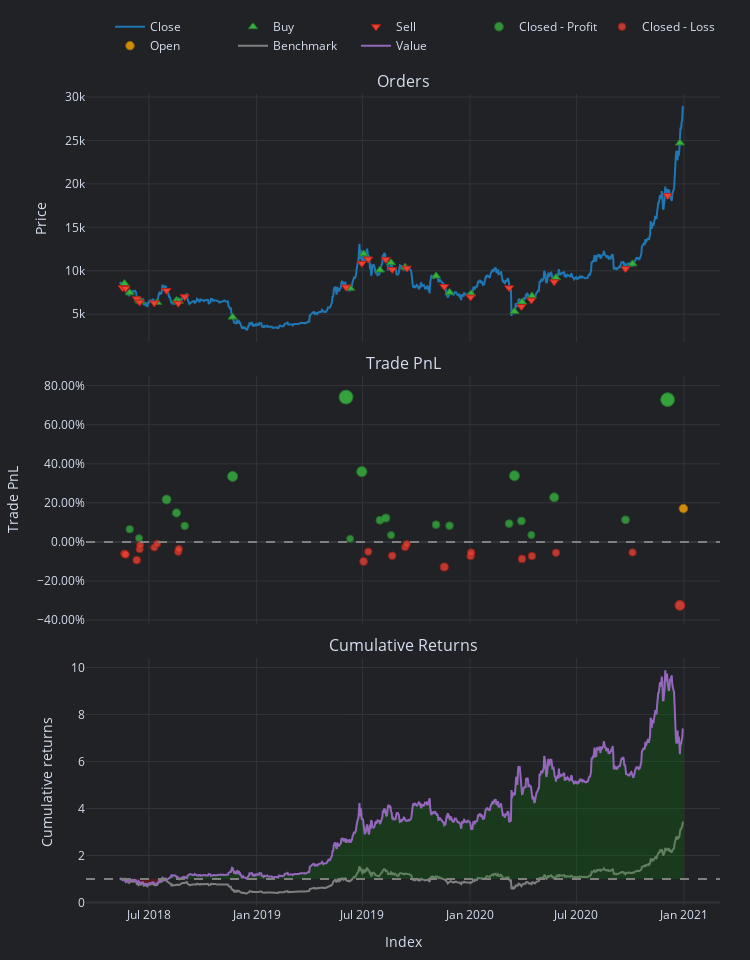

Here is the notebook cell this chart was saved with:
### Markdown cell above
Check out how the regime changed from pre 2021 and post 2021

### Code cell
pf['2018':'2020'].plot().show()

### Figure 1 — Plotly figure (JSON) as saved in the notebook; plotly's stock layout.template omitted (floating-point values rounded to 4 significant figures; data arrays with more than 128 entries replaced by an {"elided": "..."} marker saying what was removed)
{"data": [{"legendgroup": "0", "line": {"color": "#1f77b4"}, "mode": "lines", "name": "Close", "showlegend": true, "type": "scatter", "uid": "c7a83f95-f27e-4b86-a5f0-05ab065d8c27", "x": {"elided": "965 str values"}, "xaxis": "x", "y": {"elided": "965 float values"}, "yaxis": "y"}, {"customdata": {"elided": "22x9 mixed values"}, "hovertemplate": "<br>Order Id: %{customdata[0]}\n<br>Signal Index: %{customdata[1]}\n<br>Creation Index: %{customdata[2]}\n<br>Fill Index: %{customdata[3]}\n<br>Size: %{customdata[4]:,}\n<br>Price: %{customdata[5]:,}\n<br>Fees: %{customdata[6]:,}\n<br>Type: %{customdata[7]}\n<br>Stop Type: %{customdata[8]}", "marker": {"color": "#37B13F", "line": {"color": "rgb(38,123,44)", "width": 1}, "size": 8, "symbol": "triangle-up"}, "mode": "markers", "name": "Buy", "type": "scatter", "uid": "d8f3abe1-422e-43b0-bec8-f341e317a102", "x": ["2018-05-20T00:00:00+00:00", "2018-05-29T00:00:00+00:00", "2018-06-14T00:00:00+00:00", "2018-06-16T00:00:00+00:00", "2018-07-15T00:00:00+00:00", "2018-08-17T00:00:00+00:00", "2018-08-21T00:00:00+00:00", "2018-11-21T00:00:00+00:00", "2019-06-10T00:00:00+00:00", "2019-07-03T00:00:00+00:00", "2019-07-31T00:00:00+00:00", "2019-08-19T00:00:00+00:00", "2019-09-12T00:00:00+00:00", "2019-11-04T00:00:00+00:00", "2019-11-27T00:00:00+00:00", "2020-01-03T00:00:00+00:00", "2020-03-17T00:00:00+00:00", "2020-03-30T00:00:00+00:00", "2020-04-16T00:00:00+00:00", "2020-05-27T00:00:00+00:00", "2020-10-05T00:00:00+00:00", "2020-12-25T00:00:00+00:00"], "xaxis": "x", "y": [8527.0, 7461.0, 6636.0, 6484.0, 6353.0, 6584.0, 6480, 4661.0, 7983.0, 11940, 10080.0, 10920.0, 10420.0, 9393.0, 7509.0, 7345.0, 5313.0, 6394.0, 7102.0, 9204.0, 10790.0, 24710.0], "yaxis": "y"}, {"customdata": {"elided": "22x9 mixed values"}, "hovertemplate": "<br>Order Id: %{customdata[0]}\n<br>Signal Index: %{customdata[1]}\n<br>Creation Index: %{customdata[2]}\n<br>Fill Index: %{customdata[3]}\n<br>Size: %{customdata[4]:,}\n<br>Price: %{customdata[5]:,}\n<br>Fees: %{customdata[6]:,}\n<br>Type: %{customdata[7]}\n<br>Stop Type: %{customdata[8]}", "marker": {"color": "#EA4335", "line": {"color": "rgb(181,31,18)", "width": 1}, "size": 8, "symbol": "triangle-down"}, "mode": "markers", "name": "Sell", "type": "scatter", "uid": "9b8fdfea-bce2-4268-a4bb-09fabe1619a9", "x": ["2018-05-17T00:00:00+00:00", "2018-05-22T00:00:00+00:00", "2018-06-10T00:00:00+00:00", "2018-06-15T00:00:00+00:00", "2018-07-10T00:00:00+00:00", "2018-07-31T00:00:00+00:00", "2018-08-20T00:00:00+00:00", "2018-08-31T00:00:00+00:00", "2019-06-03T00:00:00+00:00", "2019-06-30T00:00:00+00:00", "2019-07-11T00:00:00+00:00", "2019-08-10T00:00:00+00:00", "2019-08-21T00:00:00+00:00", "2019-09-15T00:00:00+00:00", "2019-11-18T00:00:00+00:00", "2020-01-02T00:00:00+00:00", "2020-03-08T00:00:00+00:00", "2020-03-29T00:00:00+00:00", "2020-04-15T00:00:00+00:00", "2020-05-24T00:00:00+00:00", "2020-09-23T00:00:00+00:00", "2020-12-04T00:00:00+00:00"], "xaxis": "x", "y": [8041.0, 7977.0, 6765.0, 6389.0, 6297.0, 7731.0, 6255.0, 7011.0, 8116.0, 10850.0, 11340.0, 11310.0, 10140.0, 10300.0, 8187.0, 6966.0, 8033.0, 5881.0, 6621.0, 8720.0, 10240.0, 18650.0], "yaxis": "y"}, {"customdata": [["2", "2", "2018-05-29 00:00:00+00:00", 5.684, 0.06466], ["4", "4", "2018-06-14 00:00:00+00:00", 1.618, 0.01907], ["9", "9", "2018-07-31 00:00:00+00:00", 17.12, 0.2169], ["10", "10", "2018-08-17 00:00:00+00:00", 14.24, 0.1483], ["13", "13", "2018-08-31 00:00:00+00:00", 8.28, 0.08198], ["14", "14", "2018-11-21 00:00:00+00:00", 36.63, 0.3352], ["15", "15", "2019-06-03 00:00:00+00:00", 108.2, 0.7412], ["16", "16", "2019-06-10 00:00:00+00:00", 4.166, 0.0164], ["17", "17", "2019-06-30 00:00:00+00:00", 92.89, 0.3597], ["20", "20", "2019-07-31 00:00:00+00:00", 33.41, 0.1113], ["21", "21", "2019-08-10 00:00:00+00:00", 40.67, 0.1219], ["22", "22", "2019-08-19 00:00:00+00:00", 13.03, 0.03482], ["26", "26", "2019-11-04 00:00:00+00:00", 30.55, 0.0882], ["28", "28", "2019-11-27 00:00:00+00:00", 27.24, 0.08289], ["31", "31", "2020-03-08 00:00:00+00:00", 29.25, 0.09372], ["32", "32", "2020-03-17 00:00:00+00:00", 115.6, 0.3387], ["33", "33", "2020-03-29 00:00:00+00:00", 48.92, 0.1071], ["35", "35", "2020-04-15 00:00:00+00:00", 16.38, 0.03548], ["37", "37", "2020-05-24 00:00:00+00:00", 101.1, 0.2279], ["39", "39", "2020-09-23 00:00:00+00:00", 57.96, 0.1127], ["41", "41", "2020-12-04 00:00:00+00:00", 394.3, 0.7281]], "hovertemplate": "<br>Exit Trade Id: %{customdata[0]}\n<br>Position Id: %{customdata[1]}\n<br>Exit Index: %{customdata[2]}\n<br>PnL: %{customdata[3]:,}\n<br>Return: %{customdata[4]:,%}", "marker": {"color": "#37B13F", "line": {"color": "rgb(38,123,44)", "width": 1}, "opacity": [0.7614, 0.7521, 0.7926, 0.7786, 0.765, 0.8168, 0.9, 0.7515, 0.8219, 0.771, 0.7731, 0.7553, 0.7662, 0.7652, 0.7674, 0.8175, 0.7701, 0.7554, 0.7949, 0.7713, 0.8973], "size": [7.533, 7.097, 8.988, 8.332, 7.698, 10.12, 14, 7.072, 10.35, 7.979, 8.08, 7.248, 7.758, 7.707, 7.811, 10.15, 7.938, 7.254, 9.093, 7.992, 13.88], "symbol": "circle"}, "mode": "markers", "name": "Closed - Profit", "type": "scatter", "uid": "e3b9fdb4-b6a2-4c49-a841-52e0891f8034", "x": ["2018-05-29T00:00:00+00:00", "2018-06-14T00:00:00+00:00", "2018-07-31T00:00:00+00:00", "2018-08-17T00:00:00+00:00", "2018-08-31T00:00:00+00:00", "2018-11-21T00:00:00+00:00", "2019-06-03T00:00:00+00:00", "2019-06-10T00:00:00+00:00", "2019-06-30T00:00:00+00:00", "2019-07-31T00:00:00+00:00", "2019-08-10T00:00:00+00:00", "2019-08-19T00:00:00+00:00", "2019-11-04T00:00:00+00:00", "2019-11-27T00:00:00+00:00", "2020-03-08T00:00:00+00:00", "2020-03-17T00:00:00+00:00", "2020-03-29T00:00:00+00:00", "2020-04-15T00:00:00+00:00", "2020-05-24T00:00:00+00:00", "2020-09-23T00:00:00+00:00", "2020-12-04T00:00:00+00:00"], "xaxis": "x2", "y": [0.06466, 0.01907, 0.2169, 0.1483, 0.08198, 0.3352, 0.7412, 0.0164, 0.3597, 0.1113, 0.1219, 0.03482, 0.0882, 0.08289, 0.09372, 0.3387, 0.1071, 0.03548, 0.2279, 0.1127, 0.7281], "yaxis": "y2"}, {"customdata": [["0", "0", "2018-05-20 00:00:00+00:00", -6.038, -0.06038], ["1", "1", "2018-05-22 00:00:00+00:00", -6.059, -0.06449], ["3", "3", "2018-06-10 00:00:00+00:00", -8.734, -0.09332], ["5", "5", "2018-06-15 00:00:00+00:00", -3.22, -0.03723], ["6", "6", "2018-06-16 00:00:00+00:00", -1.239, -0.01488], ["7", "7", "2018-07-10 00:00:00+00:00", -2.366, -0.02885], ["8", "8", "2018-07-15 00:00:00+00:00", -0.7096, -0.008909], ["11", "11", "2018-08-20 00:00:00+00:00", -5.522, -0.05006], ["12", "12", "2018-08-21 00:00:00+00:00", -3.772, -0.036], ["18", "18", "2019-07-03 00:00:00+00:00", -35.13, -0.1], ["19", "19", "2019-07-11 00:00:00+00:00", -15.8, -0.05001], ["23", "23", "2019-08-21 00:00:00+00:00", -27.43, -0.07081], ["24", "24", "2019-09-12 00:00:00+00:00", -9.667, -0.02686], ["25", "25", "2019-09-15 00:00:00+00:00", -3.8, -0.01085], ["27", "27", "2019-11-18 00:00:00+00:00", -48.41, -0.1284], ["29", "29", "2020-01-02 00:00:00+00:00", -25.72, -0.07229], ["30", "30", "2020-01-03 00:00:00+00:00", -17.97, -0.05445], ["34", "34", "2020-03-30 00:00:00+00:00", -44.12, -0.08722], ["36", "36", "2020-04-16 00:00:00+00:00", -34.71, -0.0726], ["38", "38", "2020-05-27 00:00:00+00:00", -30.2, -0.05547], ["40", "40", "2020-10-05 00:00:00+00:00", -30.77, -0.05378], ["42", "42", "2020-12-25 00:00:00+00:00", -304.1, -0.325]], "hovertemplate": "<br>Exit Trade Id: %{customdata[0]}\n<br>Position Id: %{customdata[1]}\n<br>Exit Index: %{customdata[2]}\n<br>PnL: %{customdata[3]:,}\n<br>Return: %{customdata[4]:,%}", "marker": {"color": "#EA4335", "line": {"color": "rgb(181,31,18)", "width": 1}, "opacity": [0.7605, 0.7614, 0.7673, 0.7558, 0.7512, 0.7541, 0.75, 0.7584, 0.7555, 0.7687, 0.7584, 0.7627, 0.7537, 0.7504, 0.7745, 0.763, 0.7593, 0.766, 0.763, 0.7595, 0.7592, 0.8148], "size": [7.492, 7.531, 7.807, 7.271, 7.057, 7.191, 7, 7.393, 7.259, 7.871, 7.393, 7.592, 7.172, 7.019, 8.142, 7.606, 7.435, 7.749, 7.609, 7.445, 7.429, 10.02], "symbol": "circle"}, "mode": "markers", "name": "Closed - Loss", "type": "scatter", "uid": "b17c09a5-b44b-491b-b7bd-8a6defd8405c", "x": ["2018-05-20T00:00:00+00:00", "2018-05-22T00:00:00+00:00", "2018-06-10T00:00:00+00:00", "2018-06-15T00:00:00+00:00", "2018-06-16T00:00:00+00:00", "2018-07-10T00:00:00+00:00", "2018-07-15T00:00:00+00:00", "2018-08-20T00:00:00+00:00", "2018-08-21T00:00:00+00:00", "2019-07-03T00:00:00+00:00", "2019-07-11T00:00:00+00:00", "2019-08-21T00:00:00+00:00", "2019-09-12T00:00:00+00:00", "2019-09-15T00:00:00+00:00", "2019-11-18T00:00:00+00:00", "2020-01-02T00:00:00+00:00", "2020-01-03T00:00:00+00:00", "2020-03-30T00:00:00+00:00", "2020-04-16T00:00:00+00:00", "2020-05-27T00:00:00+00:00", "2020-10-05T00:00:00+00:00", "2020-12-25T00:00:00+00:00"], "xaxis": "x2", "y": [-0.06038, -0.06449, -0.09332, -0.03723, -0.01488, -0.02885, -0.008909, -0.05006, -0.036, -0.1, -0.05001, -0.07081, -0.02686, -0.01085, -0.1284, -0.07229, -0.05445, -0.08722, -0.0726, -0.05547, -0.05378, -0.325], "yaxis": "y2"}, {"customdata": [["43", "43", "2020-12-31 00:00:00+00:00", 107.6, 0.1704]], "hovertemplate": "<br>Exit Trade Id: %{customdata[0]}\n<br>Position Id: %{customdata[1]}\n<br>Exit Index: %{customdata[2]}\n<br>PnL: %{customdata[3]:,}\n<br>Return: %{customdata[4]:,%}", "marker": {"color": "#FFAA00", "line": {"color": "rgb(178,118,0)", "width": 1}, "opacity": [0.7831], "size": [8.544], "symbol": "circle"}, "mode": "markers", "name": "Open", "type": "scatter", "uid": "72dff389-13c9-42f1-bd58-6798f7ad09b0", "x": ["2020-12-31T00:00:00+00:00"], "xaxis": "x2", "y": [0.1704], "yaxis": "y2"}, {"legendgroup": "1", "line": {"color": "#7f7f7f"}, "mode": "lines", "name": "Benchmark", "showlegend": true, "type": "scatter", "uid": "fc947816-7e92-4afe-a0b8-003172e68ab5", "x": {"elided": "965 str values"}, "xaxis": "x3", "y": {"elided": "965 float values"}, "yaxis": "y3"}, {"hoverinfo": "skip", "line": {"color": "rgba(0, 0, 0, 0)", "width": 0}, "mode": "lines", "opacity": 0, "showlegend": false, "type": "scatter", "uid": "3a751d5e-35f5-4e6d-bdfb-8f205b40e627", "x": {"elided": "965 str values"}, "xaxis": "x3", "y": {"elided": "965 int values"}, "yaxis": "y3"}, {"connectgaps": false, "fill": "tonexty", "fillcolor": "rgba(0, 128, 0, 0.25)", "hoverinfo": "skip", "line": {"color": "rgba(0, 0, 0, 0)", "width": 0}, "mode": "lines", "opacity": 0, "showlegend": false, "type": "scatter", "uid": "76710d7d-f498-4dd3-a52f-b44ea09525b0", "x": {"elided": "965 str values"}, "xaxis": "x3", "y": {"elided": "965 float values"}, "yaxis": "y3"}, {"hoverinfo": "skip", "line": {"color": "rgba(0, 0, 0, 0)", "width": 0}, "mode": "lines", "opacity": 0, "showlegend": false, "type": "scatter", "uid": "ca95e362-d5e8-455e-95a1-d08165db23d7", "x": {"elided": "965 str values"}, "xaxis": "x3", "y": {"elided": "965 int values"}, "yaxis": "y3"}, {"connectgaps": false, "fill": "tonexty", "fillcolor": "rgba(255, 0, 0, 0.25)", "hoverinfo": "skip", "line": {"color": "rgba(0, 0, 0, 0)", "width": 0}, "mode": "lines", "opacity": 0, "showlegend": false, "type": "scatter", "uid": "390d46f5-ba07-4192-848c-3dca77a9cb76", "x": {"elided": "965 str values"}, "xaxis": "x3", "y": {"elided": "965 float values"}, "yaxis": "y3"}, {"legendgroup": "2", "line": {"color": "#9467bd"}, "mode": "lines", "name": "Value", "showlegend": true, "type": "scatter", "uid": "398f5610-abc1-40fd-a81c-06ea58dee465", "x": {"elided": "965 str values"}, "xaxis": "x3", "y": {"elided": "965 float values"}, "yaxis": "y3"}, {"hoverinfo": "skip", "line": {"color": "rgba(0, 0, 0, 0)", "width": 0}, "mode": "lines", "opacity": 0, "showlegend": false, "type": "scatter", "uid": "722ffef8-6722-4281-af5e-3a60c685f96a", "x": {"elided": "965 str values"}, "xaxis": "x3", "y": {"elided": "965 int values"}, "yaxis": "y3"}], "layout": {"annotations": [{"font": {"size": 16}, "showarrow": false, "text": "Orders", "x": 0.5, "xanchor": "center", "xref": "paper", "y": 1, "yanchor": "bottom", "yref": "paper"}, {"font": {"size": 16}, "showarrow": false, "text": "Trade PnL", "x": 0.5, "xanchor": "center", "xref": "paper", "y": 0.6528, "yanchor": "bottom", "yref": "paper"}, {"font": {"size": 16}, "showarrow": false, "text": "Cumulative Returns", "x": 0.5, "xanchor": "center", "xref": "paper", "y": 0.3056, "yanchor": "bottom", "yref": "paper"}], "height": 960, "legend": {"orientation": "h", "traceorder": "normal", "x": 1, "xanchor": "right", "y": 1.042, "yanchor": "bottom"}, "margin": {"b": 30, "l": 30, "r": 30, "t": 30}, "shapes": [{"line": {"color": "gray", "dash": "dash"}, "type": "line", "x0": 0, "x1": 1, "xref": "paper", "y0": 0, "y1": 0, "yref": "y2"}, {"line": {"color": "gray", "dash": "dash"}, "type": "line", "x0": 0, "x1": 1, "xref": "paper", "y0": 1, "y1": 1, "yref": "y3"}], "showlegend": true, "width": 750, "xaxis": {"anchor": "y", "domain": [0, 1], "matches": "x3", "showticklabels": false}, "xaxis2": {"anchor": "y2", "domain": [0, 1], "matches": "x3", "showticklabels": false}, "xaxis3": {"anchor": "y3", "domain": [0, 1], "title": {"text": "Index"}}, "yaxis": {"anchor": "x", "domain": [0.6944, 1], "title": {"text": "Price"}}, "yaxis2": {"anchor": "x2", "domain": [0.3472, 0.6528], "tickformat": ".2%", "title": {"text": "Trade PnL"}}, "yaxis3": {"anchor": "x3", "domain": [0, 0.3056], "title": {"text": "Cumulative returns"}}}}
